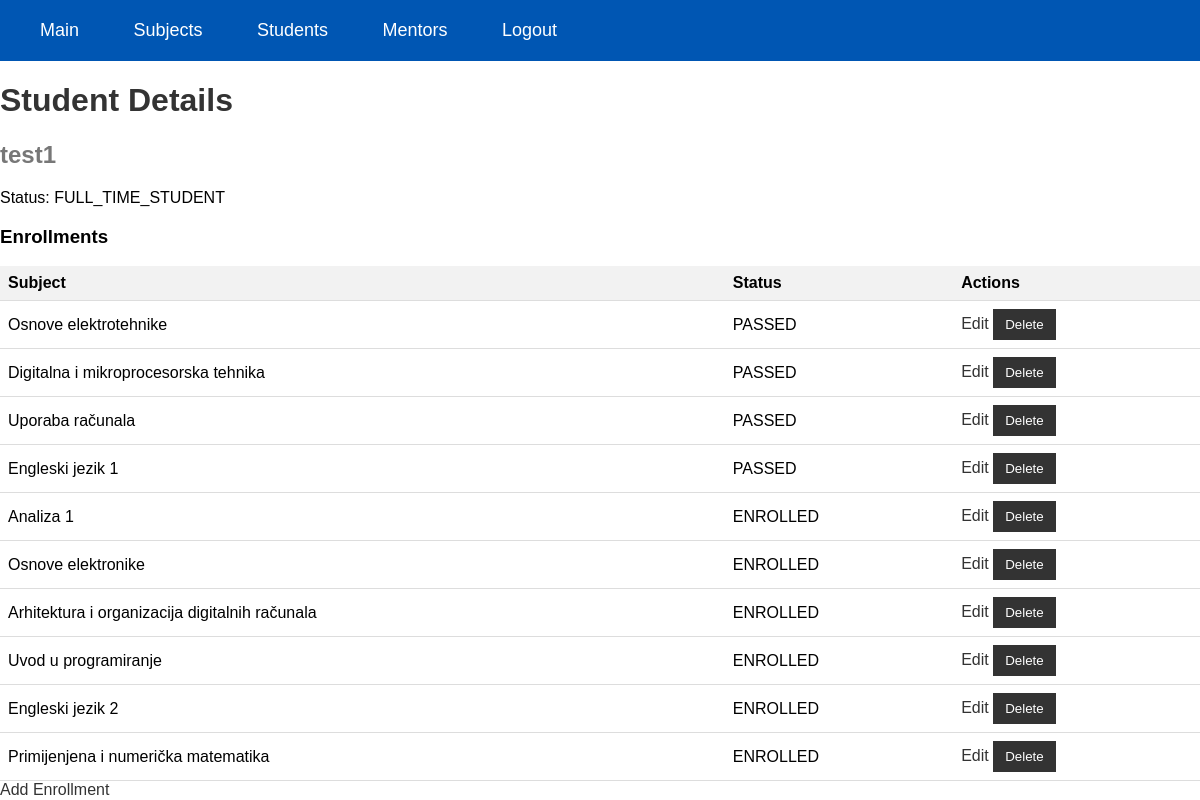
Screenshot of /student/23/ (signed in) with the database file from the repository.
### app/models.py (models this page shows, shortened)
class User(AbstractUser):
    class Status(models.TextChoices):
        NONE = "NONE", 'None'
        FULL_TIME_STUDENT = "FULL_TIME_STUDENT", 'Full Time Student'
        PART_TIME_STUDENT = "PART_TIME_STUDENT", 'Part Time Student'
    role = models.ForeignKey(Role, on_delete=models.CASCADE)
    status = models.CharField(max_length=50, choices=Status.choices)

class Enrollment(models.Model):
    STATUS_CHOICES = (('ENROLLED', 'Enrolled'), ('PASSED', 'Passed'), ('DROPPED', 'Dropped'))
    student = models.ForeignKey(User, on_delete=models.CASCADE)
    subject = models.ForeignKey(Subject, on_delete=models.CASCADE)
    status = models.CharField(max_length=50, choices=STATUS_CHOICES)

class Subject(models.Model):
    IZBORNI_CHOICES = (('da', 'Da'), ('ne', 'Ne'), )
    id = models.IntegerField(primary_key=True)
    name = models.CharField(max_length=255)
    code = models.CharField(max_length=255)
    program = models.TextField()
    ects_points = models.IntegerField()
    sem_redovni = models.IntegerField()
    sem_izvanredni = models.IntegerField()
    izborni = models.CharField(max_length=2, choices=IZBORNI_CHOICES)

### app/authorization.py (the view)
        def wrapper(request, *args, **kwargs):
            if request.user.is_authenticated and request.user.role == role:
                return view_func(request, *args, **kwargs)
            else:
                return render(request, 'forbidden.html')  # Render your custom forbidden page

### app/authorization.py (called while the page is built)
def role_required(role):
    def decorator(view_func):
        def wrapper(request, *args, **kwargs):
            if request.user.is_authenticated and request.user.role == role:
                return view_func(request, *args, **kwargs)
            else:
                return render(request, 'forbidden.html')  # Render your custom forbidden page
        return wrapper
    return decorator

### app/views.py (called while the page is built)
@admin_required
def student_details(request, student_id):
    student = get_object_or_404(User, id=student_id)
    enrollments = Enrollment.objects.filter(student=student)
    return render(request, 'student/student_details.html', {'student': student, 'enrollments': enrollments})

### app/templates/student/student_details.html (shortened to what this page needs)
{% extends 'base.html' %}
{% load static %}
{% block css %}
    <link rel="stylesheet" type="text/css" href="{% static 'student/student.css' %}">
{% endblock %}
{% block header %}
    {% include 'administrator/admin_header.html' %}
{% endblock %}
{% block content %}
    <h1>Student Details</h1>
    <h2>{{ student.username }}</h2>
    <p>Status: {{ student.status }}</p>
    <h3>Enrollments</h3>
    <table>
        <thead>
            <tr>
                <th>Subject</th>
                <th>Status</th>
                <th>Actions</th>
            </tr>
        </thead>
        <tbody>
            {% for enrollment in enrollments %}
                <tr>
                    <td>{{ enrollment.subject.name }}</td>
                    <td>{{ enrollment.status }}</td>
                    <td>
                        <a href="{% url 'edit-enrollment' enrollment.id %}">Edit</a>
                        <form method="post" action="{% url 'delete-enrollment' enrollment.id %}" style="display: inline;">
                            <input type="submit" value="Delete" onclick="return confirm('Are you sure you want to delete this enrollment?')">
                        </form>
                    </td>
                </tr>
            {% endfor %}
        </tbody>
    </table>
    <a href="{% url 'add-enrollment-student' student.id %}">Add Enrollment</a>
{% endblock %}

### app/static/student/student.css (style rules this page uses)
body { font-family: Arial, sans-serif; }
h1 { color: #333; }
h2 { color: #777; }
table { width: 100%; border-collapse: collapse; }
th, td { padding: 8px; text-align: left; border-bottom: 1px solid #ddd; }
th { background-color: #f2f2f2; }
a { text-decoration: none; color: #333; }
form { display: inline; }
input[type="submit"] { background-color: #333; color: #fff; border: none; padding: 8px 12px; cursor: pointer; }

### app/static/administrator/header_style.css (style rules this page uses)
body { margin: 0; padding: 10; }

### rows the page displays
User: username "test1", status "FULL_TIME_STUDENT"
Enrollment: subject.name "Osnove elektrotehnike", status "PASSED"
Enrollment: subject.name "Digitalna i mikroprocesorska tehnika", status "PASSED"
Enrollment: subject.name "Uporaba računala", status "PASSED"
Enrollment: subject.name "Engleski jezik 1", status "PASSED"
Enrollment: subject.name "Analiza 1", status "ENROLLED"
Enrollment: subject.name "Osnove elektronike", status "ENROLLED"
Enrollment: subject.name "Arhitektura i organizacija digitalnih računala", status "ENROLLED"
Enrollment: subject.name "Uvod u programiranje", status "ENROLLED"
Enrollment: subject.name "Engleski jezik 2", status "ENROLLED"
Enrollment: subject.name "Primijenjena i numerička matematika", status "ENROLLED"
